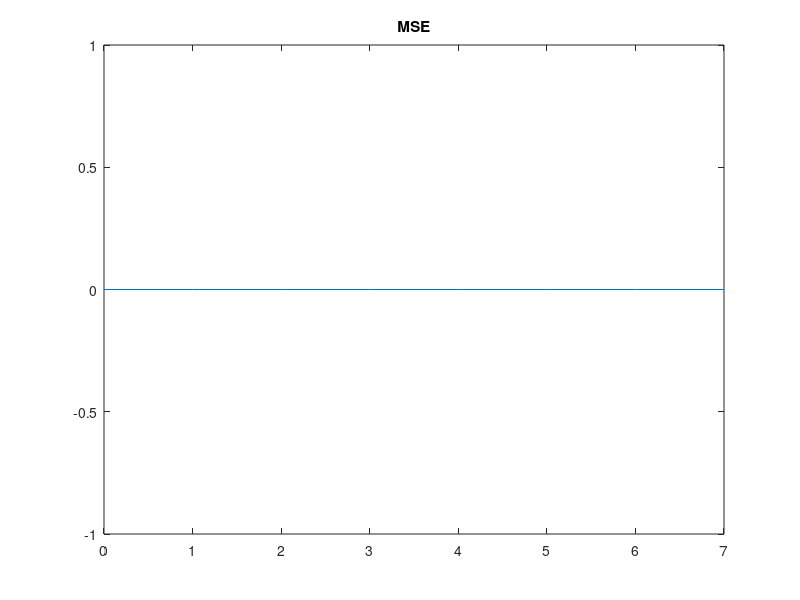
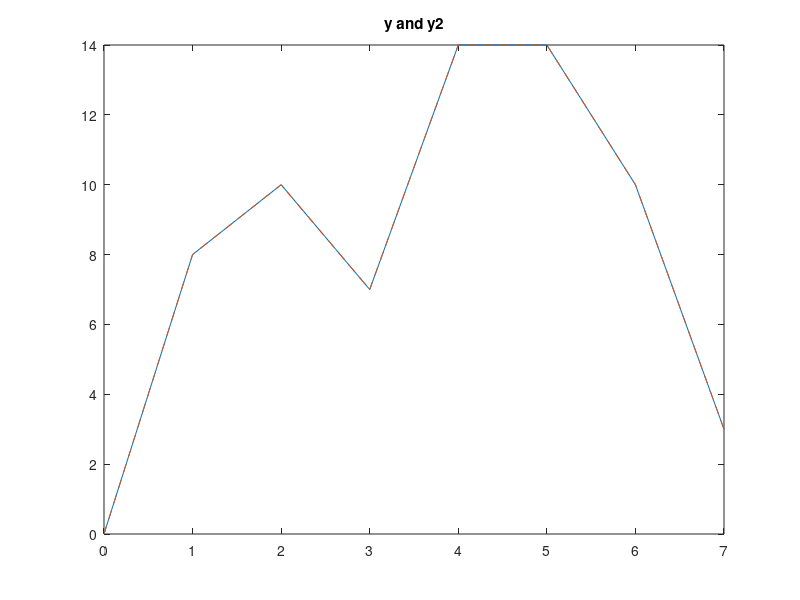

Here is the MATLAB script that generated these plots, in order:
close all
clearvars
clc

x = [4, 3, 2, 6, 4, 3];
h = [0, 2, 1];

n_x = 0:length(x) - 1;
n_h = 0:length(h) - 1;

y = conv(x, h);
n_y = 0:n_x(end) + n_h(end);

N = length(x) + length(h) - 1;
X = fft(x, N);
H = fft(h, N);
Y2 = X .* H;
y2 = ifft(Y2);

mse = (y - y2) .^ 2;

figure(1);
plot(n_y, mse);
title('MSE');

figure(2);
plot(n_y, y);
hold on;
plot(n_y, y2, '--');
title('y and y2');
